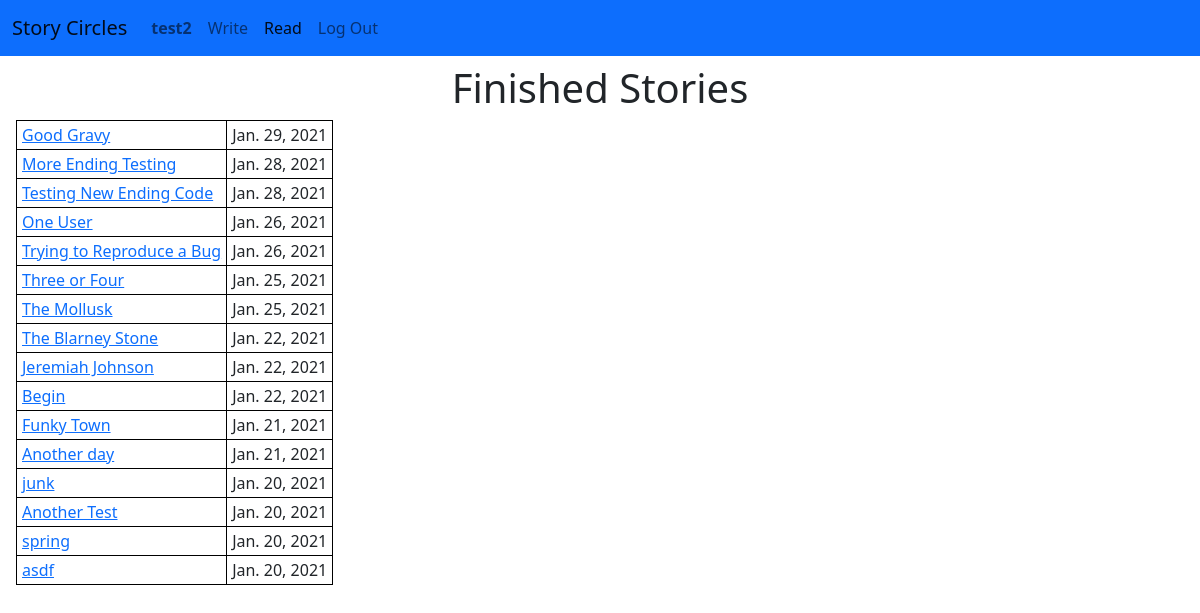
Page /circle/stories (signed in) on the committed database.
### circle/models.py (models this page shows, shortened)
class User(AbstractUser):
    user_since = models.DateTimeField(blank=False, auto_now_add=True)
    liked_stories = models.ManyToManyField(
        "Story",
        related_name="liked_by",
        blank=True,
    )
    def get_absolute_url(self):
        return reverse('user', args=[self.pk])

class Story(models.Model):
    title = models.TextField(unique=True)
    authors = models.ManyToManyField(
        User,
        related_name="stories",
        blank=True
    )
    text = models.TextField()
    start_time = models.DateTimeField(blank=True, null=True)
    finish_time = models.DateTimeField(blank=True, null=True)
    finished = models.BooleanField(default=False)
    def get_absolute_url(self):
        if self.finished:
            return reverse('finished_story', args = [self.pk])
        else:
            return reverse('circle', args = [self.circle.pk])

### circle/views.py (the view)
# urls.py: path('stories', views.FinishedStoryListView.as_view(), name='finished_stories'),
class FinishedStoryListView(LoginRequiredMixin, ListView):
    model = Story
    template_name = "circle/finishedstory_list.html"
    queryset = Story.objects.filter(finished=True).order_by('-finish_time')
    context_object_name = 'stories'

### circle/templates/circle/finishedstory_list.html (shortened to what this page needs)
{% extends "circle/layout.html" %}
{% load static %}
{% block body %}
    <h1>
        Finished Stories
    </h1>
    {% include "circle/include/finished_story_table.html" %}
{% endblock %}

### circle/templates/circle/layout.html (shortened to what this page needs)
{% load static %}
<!DOCTYPE html>
<html lang="en">
    <head>
        <link href="https://cdn.jsdelivr.net/npm/bootstrap@5.0.0-beta1/dist/css/bootstrap.min.css" rel="stylesheet">
        <link href="{% static 'circle/styles.css' %}" rel="stylesheet">
    </head>
    <body>
        <nav class="navbar navbar-expand-md navbar-light bg-primary">
            <div class="container-fluid">
                <a class="navbar-brand" href="{% url 'index' %}">Story Circles</a>
                <div class="collapse navbar-collapse" id="navbarToggle">
                    <ul class="navbar-nav me-auto">
                        {% if user.is_authenticated %}
                        <li class="nav-item">
                            <a class="nav-link" id="current-user-nav" href="{{ user.get_absolute_url }}"><strong>{{ user.username }}</strong></a>
                        </li>
                        <li class="nav-item">
                            <a class="nav-link" id="write-nav" href="{% url 'index' %}">Write</a>
                        </li>
                        <li class="nav-item">
                            <a class="nav-link" id="read-nav" href="{% url 'finished_stories' %}">Read</a>
                        </li>
                        <li class="nav-item">
                            <a class="nav-link" href="{% url 'logout' %}">Log Out</a>
                        </li>
                        {% endif %}
                    </ul>
                </div>
            </div>
        </nav>
        <div class="body">
            {% block body %}
            {% endblock %}
        </div>
    </body>
</html>

### circle/templates/circle/include/finished_story_table.html
<table class="finished-story-table">
    {% for story in stories %}
    <tr>
        <td class="finished-story-title">
            <a href="{{ story.get_absolute_url }}">{{ story.title }}</a>
        </td>
        <td class="finished-story-date">
            {{ story.finish_time.date }}
        </td>
    </tr>
    {% endfor %}
</table>

### circle/static/circle/styles.css (style rules this page uses)
h1 { margin-top: 0.5rem; text-align: center; }
table { border-collapse: collapse; margin-left: 1rem; }
table, th, td { border: 1px solid black; padding: 2px 5px; }

### rows in the picture
User: username "test2"
Story: title "Good Gravy", finish_time "Jan. 29, 2021"
Story: title "More Ending Testing", finish_time "Jan. 28, 2021"
Story: title "Testing New Ending Code", finish_time "Jan. 28, 2021"
Story: title "One User", finish_time "Jan. 26, 2021"
Story: title "Trying to Reproduce a Bug", finish_time "Jan. 26, 2021"
Story: title "Three or Four", finish_time "Jan. 25, 2021"
Story: title "The Mollusk", finish_time "Jan. 25, 2021"
Story: title "The Blarney Stone", finish_time "Jan. 22, 2021"
Story: title "Jeremiah Johnson", finish_time "Jan. 22, 2021"
Story: title "Begin", finish_time "Jan. 22, 2021"
Story: title "Funky Town", finish_time "Jan. 21, 2021"
Story: title "Another day", finish_time "Jan. 21, 2021"
Story: title "junk", finish_time "Jan. 20, 2021"
Story: title "Another Test", finish_time "Jan. 20, 2021"
Story: title "spring", finish_time "Jan. 20, 2021"
Story: title "asdf", finish_time "Jan. 20, 2021"
